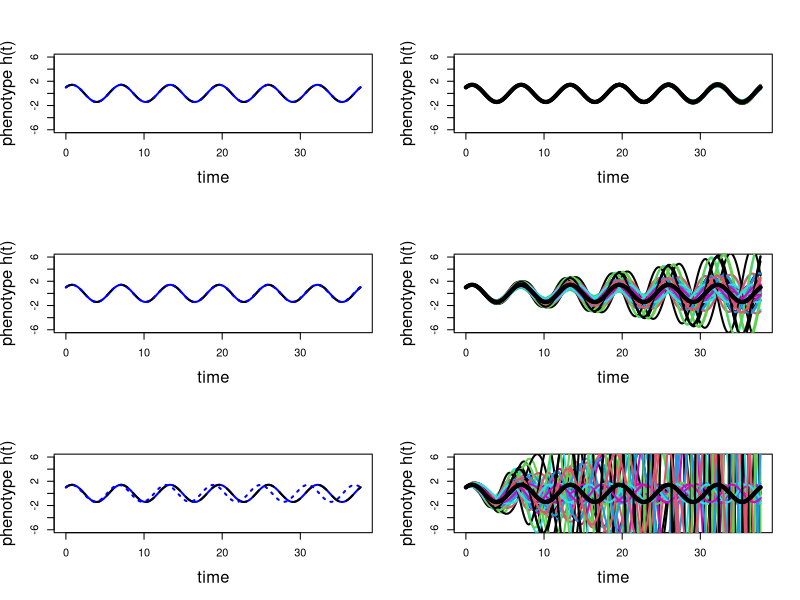
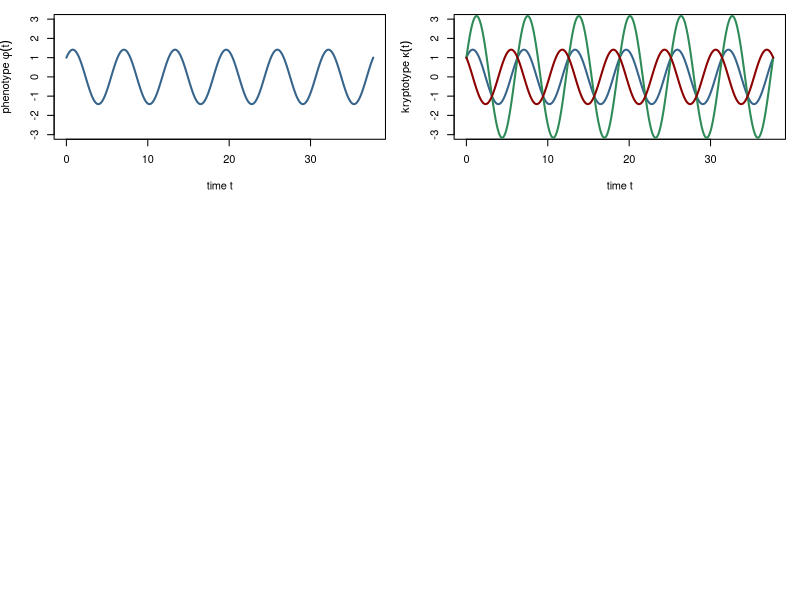

The R script that drew these images, in order:
## ---- chunk 1
library(expm)
# System drift Figure 5 plot

A0 <- matrix(c(0,-1,1,0), nrow=2)
B <- matrix(c(1,1), ncol=1)
C <- matrix(c(1,0), nrow=1)

A_fn <- function (tau) { 
    matrix(c(tau/(tau+1), -(2*tau*(tau+1)+1)/(tau+1), 
             1/(tau+1), -tau/(tau+1)), nrow=2) 
}

tt <- seq(0,6*2*pi, length.out=500)

h <- function (t,tau=0,A=A_fn(tau)) { sapply(t, function (tt) C %*% expm(tt*A) %*% B) }


F1 <- function (tau1,tau2) { (A_fn(tau1)+A_fn(tau2))/2 }

get_F2s <- function(tau1, tau2) 
    {
        vc <- function(tau1, tau2, x, y) 
            {
                out <- c(A_fn(tau1)[x,y], A_fn(tau2)[x,y])
                return(out)
            }
        mlist <- list()
        count <- 1
        for (i in 1:2) 
            {
                for (j in 1:2) 
                    {
                        for (k in 1:2) 
                            {
                                for (l in 1:2)
                                    {
                                        mlist[[count]] <- matrix(c(vc(tau1, tau2, 1, 1)[i], vc(tau1, tau2, 2, 1)[j], vc(tau1, tau2, 1, 2)[k], vc(tau1, tau2, 2, 2)[l]),2,2)
count <- count + 1
                                    }
                            }
                }
            }
        f2list <- list()
        count2 <- 1
        for(i in 1:length(mlist)) 
            {
                for (j in 1:length(mlist))
                    {
                        f2list[[count2]] <- (mlist[[i]] + mlist[[j]])/2
                        count2 <- count2 + 1
                    }
            }
    return(unique(f2list))
}


hhf0 <- sapply( list(A_fn(0), A_fn(0)), function (A) { sapply(tt, h, A=A) } )

hhf1_1 <- sapply( list(A_fn(0), A_fn(0.01), F1(0, 0.01)), function (A) { sapply(tt, h, A=A) } )
hhf1_2 <- sapply( list(A_fn(0), A_fn(0.1), F1(0, 0.1)), function (A) { sapply(tt, h, A=A) } )
hhf1_3 <- sapply( list(A_fn(0), A_fn(0.5), F1(0, 0.5)), function (A) { sapply(tt, h, A=A) } )

hhf2_1 <- sapply( get_F2s(0, 0.01), function (A) { sapply(tt, h, A=A) } )
hhf2_2 <- sapply( get_F2s(0, 0.1), function (A) { sapply(tt, h, A=A) } )
hhf2_3 <- sapply( get_F2s(0, 0.5), function (A) { sapply(tt, h, A=A) } )


## ---- chunk 2

par(mfrow=c(3,2))
matplot(tt, hhf1_1, type='l', xlab="time", ylab="phenotype h(t)", lwd=2, ylim=c(-6,6), col=c("blue", "black"), cex.lab=1.5)
matplot(tt, hhf2_1, type='l', xlab="time", ylab="phenotype h(t)", lty=1, lwd=2, ylim=c(-6,6), cex.lab=1.5)
matlines(tt, hhf0, type='l', xlab="time", ylab="phenotype h(t)", lty=1, ylim=c(-6,6), cex.lab=1.5, col="black", lwd=4)
matplot(tt, hhf1_2, type='l', xlab="time", ylab="phenotype h(t)", lwd=2, ylim=c(-6,6), col=c("blue", "black"), cex.lab=1.5)
matplot(tt, hhf2_2, type='l', xlab="time", ylab="phenotype h(t)", lty=1, lwd=2, ylim=c(-6,6), cex.lab=1.5)
matlines(tt, hhf0, type='l', xlab="time", ylab="phenotype h(t)", lty=1, ylim=c(-6,6), cex.lab=1.5, col="black", lwd=4)
matplot(tt, hhf1_3, type='l', xlab="time", ylab="phenotype h(t)", lwd=2, ylim=c(-6,6), col=c("blue", "black"), cex.lab=1.5)
matplot(tt, hhf2_3, type='l', xlab="time", ylab="phenotype h(t)", lty=1, lwd=2, ylim=c(-6,6), cex.lab=1.5)
matlines(tt, hhf0, type='l', xlab="time", ylab="phenotype h(t)", lty=1, ylim=c(-6,6), cex.lab=1.5, col="black", lwd=4)

## ---- chunk 3

C2 <- matrix(c(0,1), nrow=1)
h.2 <- function (t,tau=0,A=A_fn(tau)) { sapply(t, function (tt) C2 %*% expm(tt*A) %*% B) }

hhf00 <- sapply( list(A_fn(0)), function (A) { sapply(tt, h, A=A) } )
hh02 <- sapply( list(A_fn(0)), function (A) { sapply(tt, h.2, A=A) } )
hhn22 <- sapply( list(A_fn(-2)), function (A) { sapply(tt, h.2, A=A) } )

par(mar=c(4.5, 4, 1, 1)+.1)
plot(tt, hhf00, type="l", lwd=2, ylab= expression("phenotype" ~ phi(t)), xlab="time t", col="steelblue4", ylim=c(-3,3), cex.lab=1)

par(mar=c(4.5, 4, 1, 1)+.1)
plot(tt, hhf00, type="l", lwd=2, ylab= expression("kryptotype" ~ kappa(t)), xlab="time t", col="steelblue4", ylim=c(-3,3), cex.lab=1)
lines(tt, hhn22, lwd=2, col="seagreen")
lines(tt, hh02, lwd=2, col="red4")
